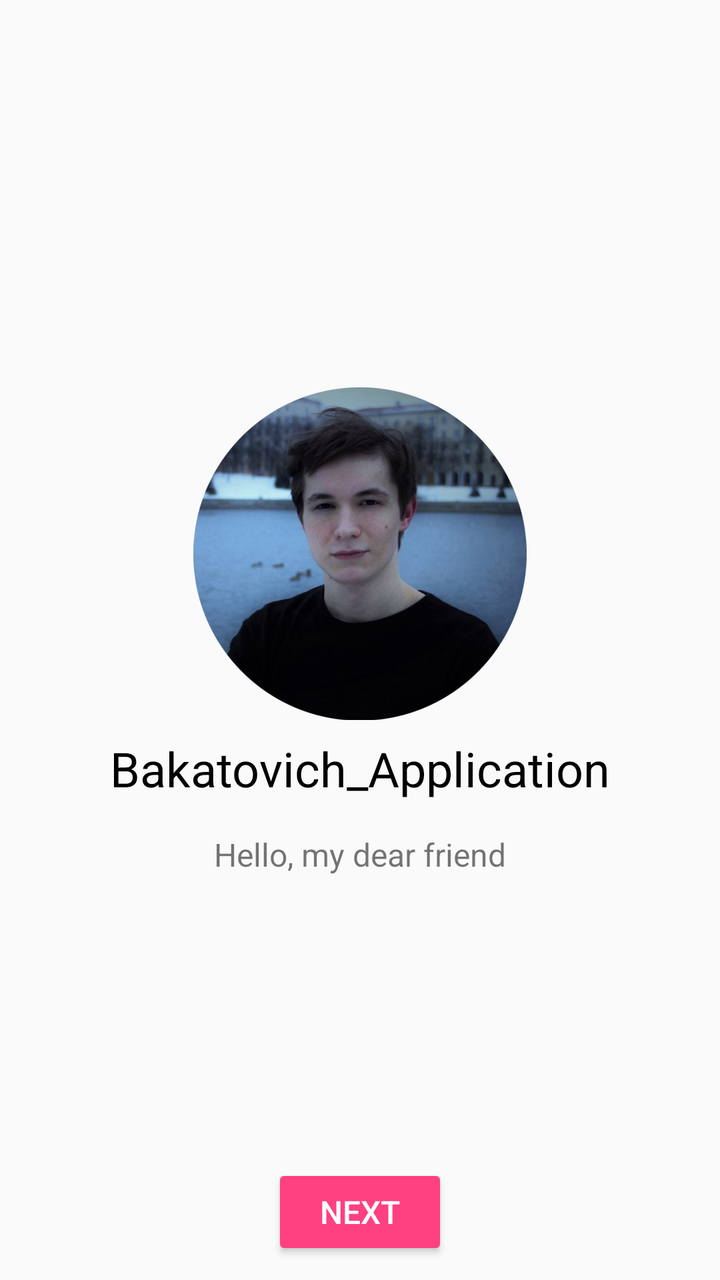
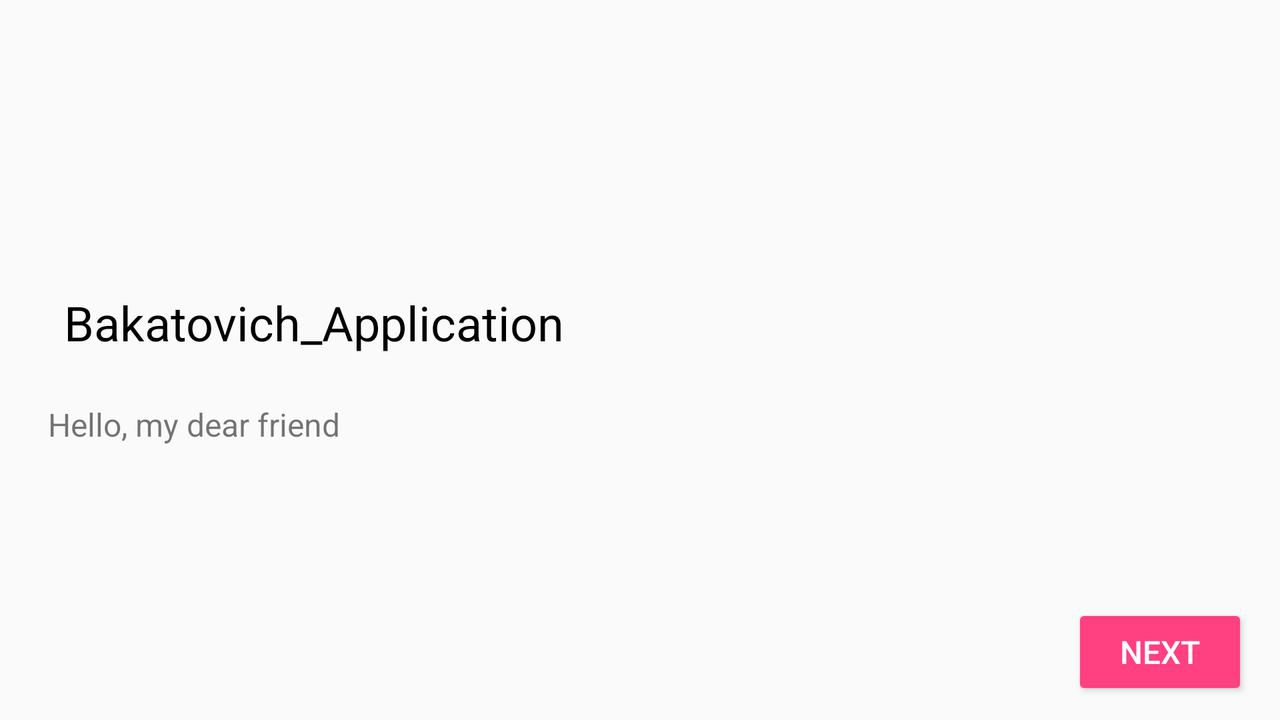

One screen, two layout resources from the same app: the default and the repository's alternative for another configuration. Each is rendered where Android would select it; the XML of both is given below.
<!-- AndroidManifest.xml: application theme AppTheme -->
<!-- res/layout/fragment_welcome.xml -->
<?xml version="1.0" encoding="utf-8"?>
<RelativeLayout xmlns:android="http://schemas.android.com/apk/res/android"
    android:layout_width="match_parent"
    android:layout_height="match_parent">

    <LinearLayout
        android:layout_width="match_parent"
        android:layout_height="match_parent"
        android:gravity="center"
        android:orientation="vertical">

        <ImageView
            android:layout_width="wrap_content"
            android:layout_height="wrap_content"
            android:src="@drawable/profile"/>

        <TextView
            android:layout_width="wrap_content"
            android:layout_height="wrap_content"
            android:padding="@dimen/small_padding"
            style="@style/AppName"
            android:text="@string/app_name"
            android:textSize="@dimen/large_font" />

        <TextView
            android:layout_width="wrap_content"
            android:layout_height="wrap_content"
            android:padding="@dimen/small_padding"
            android:text="@string/greeting"
            android:textSize="@dimen/medium_font"/>

   </LinearLayout>

    <Button
        android:id="@+id/next_button"
        style="@style/NextButton"
        android:layout_width="wrap_content"
        android:layout_height="wrap_content"
        android:layout_centerHorizontal="true"
        android:layout_alignParentBottom="true"/>

</RelativeLayout>
<!-- resources referenced by this layout -->
<resources>
  <dimen name="large_font">24sp</dimen>
  <dimen name="medium_font">16sp</dimen>
  <dimen name="small_padding">8dp</dimen>
  <!-- drawable profile: jpg bitmap (drawable-xxhdpi, 204009 bytes) -->
  <string name="app_name" translatable="false">Bakatovich_Application</string>
  <string name="greeting">Hello, my dear friend</string>
  <style name="AppName">
          <item name="android:text">@string/app_name</item>
          <item name="android:padding">8dp</item>
          <item name="android:textSize">18sp</item>
          <item name="android:textColor">@android:color/black</item>
      </style>
  <style name="NextButton" parent="@style/Widget.AppCompat.Button.Colored">
          <item name="android:text">Next</item>
          <item name="android:textSize">16sp</item>
          <item name="android:layout_marginBottom">10dp</item>
      </style>
  <style name="AppTheme" parent="Theme.AppCompat.Light.DarkActionBar">
          
          <item name="colorPrimary">@color/colorPrimary</item>
          <item name="colorPrimaryDark">@color/colorPrimaryDark</item>
          <item name="colorAccent">@color/colorAccent</item>
      </style>
  <color name="colorPrimary">#3F51B5</color>
  <color name="colorPrimaryDark">#303F9F</color>
  <color name="colorAccent">#FF4081</color>
</resources>
<!-- res/layout-land/fragment_welcome.xml (the repository's variant of the layout above) -->
<!-- drawn on the phone turned sideways -->
<?xml version="1.0" encoding="utf-8"?>
<FrameLayout xmlns:android="http://schemas.android.com/apk/res/android"
    android:layout_width="match_parent"
    android:layout_height="match_parent">

    <LinearLayout
        android:layout_width="wrap_content"
        android:layout_height="wrap_content"
        android:layout_gravity="center_vertical"
        android:orientation="horizontal">

        <ImageView
            android:layout_margin="@dimen/small_margin"
            android:src="@drawable/profile"
            style="@style/CircleImage"
            android:contentDescription="@string/image"/>

        <LinearLayout
            android:layout_width="wrap_content"
            android:layout_height="wrap_content"
            android:layout_gravity="center_vertical"
            android:orientation="vertical">

            <TextView
                android:layout_width="wrap_content"
                android:layout_height="wrap_content"
                android:layout_margin="@dimen/small_margin"
                style="@style/AppName"
                android:text="@string/app_name"
                android:textSize="@dimen/large_font"/>

            <TextView
                android:layout_width="wrap_content"
                android:layout_height="wrap_content"
                android:layout_margin="@dimen/small_margin"
                android:text="@string/greeting"
                android:textSize="@dimen/medium_font"/>

        </LinearLayout>

    </LinearLayout>

    <Button
        android:id="@+id/next_button"
        style="@style/NextButton"
        android:layout_width="wrap_content"
        android:layout_height="wrap_content"
        android:layout_gravity="bottom|end"
        android:layout_marginEnd="@dimen/medium_margin"/>

</FrameLayout>
<!-- resources referenced by the variant -->
<!-- as the phone turned sideways resolves them -->
<resources>
  <dimen name="large_font">24sp</dimen>
  <dimen name="medium_font">16sp</dimen>
  <dimen name="medium_margin">16dp</dimen>
  <dimen name="small_margin">8dp</dimen>
  <!-- drawable profile: jpg bitmap (drawable-xxhdpi, 204009 bytes) -->
  <string name="app_name" translatable="false">Bakatovich_Application</string>
  <string name="greeting">Hello, my dear friend</string>
  <string name="image">Picture</string>
  <style name="AppName">
          <item name="android:text">@string/app_name</item>
          <item name="android:padding">8dp</item>
          <item name="android:textSize">18sp</item>
          <item name="android:textColor">@android:color/black</item>
      </style>
  <style name="NextButton" parent="@style/Widget.AppCompat.Button.Colored">
          <item name="android:text">Next</item>
          <item name="android:textSize">16sp</item>
          <item name="android:layout_marginBottom">10dp</item>
      </style>
  <style name="AppTheme" parent="Theme.AppCompat.Light.DarkActionBar">
          
          <item name="colorPrimary">@color/colorPrimary</item>
          <item name="colorPrimaryDark">@color/colorPrimaryDark</item>
          <item name="colorAccent">@color/colorAccent</item>
      </style>
  <color name="colorPrimary">#3F51B5</color>
  <color name="colorPrimaryDark">#303F9F</color>
  <color name="colorAccent">#FF4081</color>
</resources>
